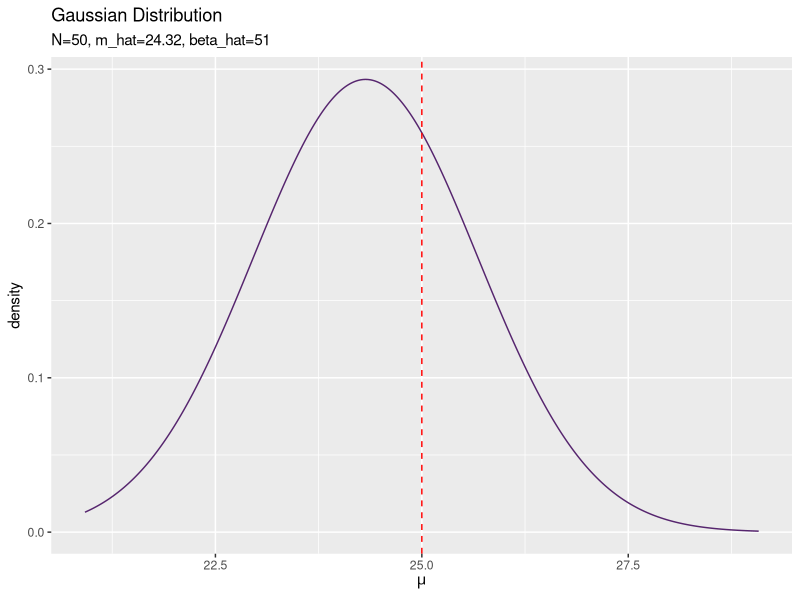
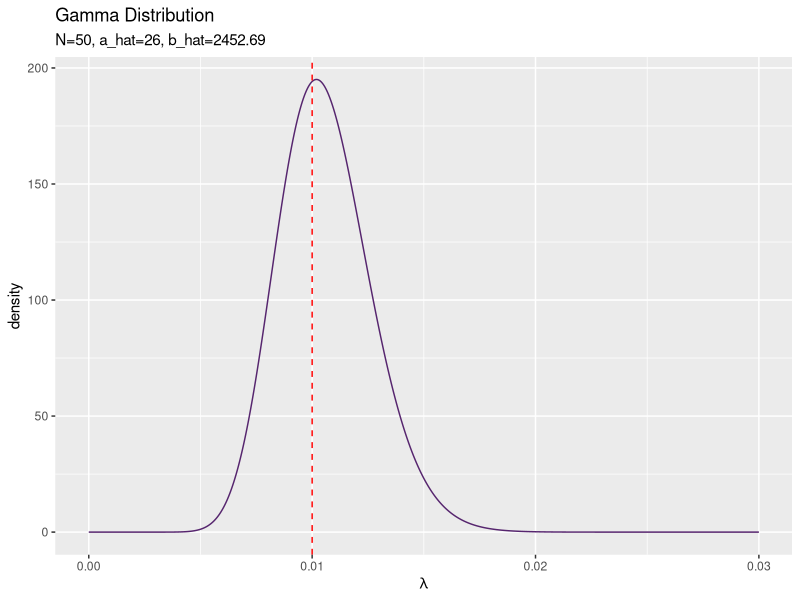
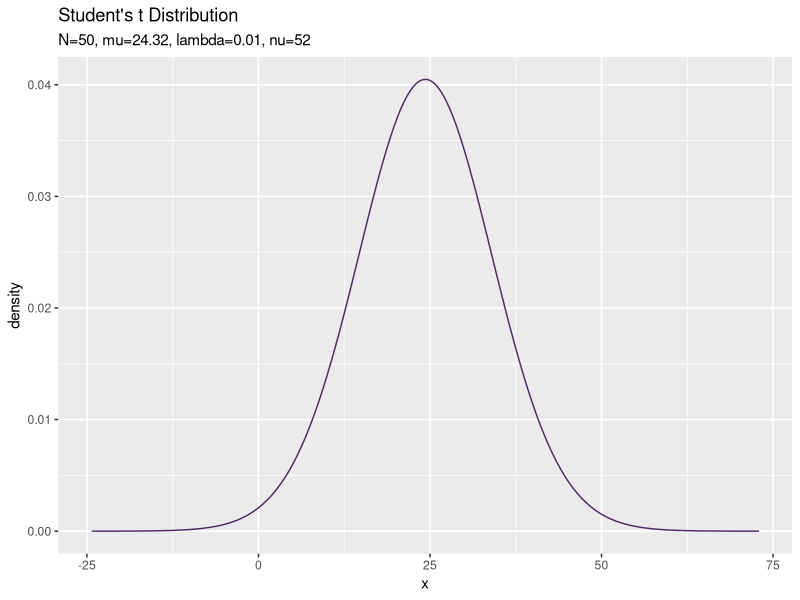

The R script that drew these images, in order: (Note: this script raises an error after producing the figures.)

# 3.3.3 1次元ガウス分布の平均と精度の推定 --------------------------------------------------------------

# 3.3.3. 事後分布 --------------------------------------------------------------


# 利用パッケージ
library(tidyverse)


## パラメータの初期値を設定
# 観測モデルのパラメータ
mu_truth <- 25
lambda_truth <- 0.01

# 平均muの事前分布のパラメータ
m <- 20
beta <- 1

# 精度lambdaの事前分布のパラメータ
a <- 1
b <- 1

# 試行回数
N <- 50


# ガウス分布に従うデータを生成
x_n <- rnorm(n = N, mean = mu_truth, sd = sqrt(lambda_truth^(-1)))

# 観測データを確認
summary(x_n)


# 事後分布のパラメータを計算
beta_hat <- N + beta
m_hat <- (sum(x_n) + beta * m) / beta_hat
a_hat <- N / 2 + a
b_hat <- (sum(x_n^2) + beta * m^2 - beta_hat * m_hat^2) / 2 + b
lambda_bar <- a_hat / b_hat


# muの事後分布を計算
posterior_mu_df <- tibble(
  mu = seq(
    mu_truth - 3 * sqrt((beta_hat * lambda_bar)^(-1)), 
    mu_truth + 3 * sqrt((beta_hat * lambda_bar)^(-1)), 
    by = 0.01
  ),  # 作図用の値
  density = dnorm(mu, mean = m_hat, sd = sqrt((beta_hat * lambda_bar)^(-1))) # 確率密度
)

# 作図
ggplot(posterior_mu_df, aes(mu, density)) + 
  geom_line(color = "#56256E") + # 折れ線グラフ
  geom_vline(aes(xintercept = mu_truth), 
             color = "red", linetype = "dashed") + # 垂直線
  labs(title = "Gaussian Distribution", 
       subtitle = paste0("N=", N, ", m_hat=", round(m_hat, 2), ", beta_hat=", beta_hat), 
       x = expression(mu)) # ラベル


# lambdaの事後分布を計算
posterior_lambda_df <- tibble(
  lambda = seq(0, 3 * lambda_truth, by = 0.00001),  # 作図用の値
  C_G = a_hat * log(b_hat) - lgamma(a_hat),  # 正規化項(対数)
  density = exp(C_G + (a_hat - 1) * log(lambda) - b_hat * lambda) # 確率密度
)

# 作図
ggplot(posterior_lambda_df, aes(lambda, density)) + 
  geom_line(color = "#56256E") + # 折れ線グラフ
  geom_vline(aes(xintercept = lambda_truth), 
             color = "red", linetype = "dashed") + # 垂直線
  labs(title = "Gamma Distribution", 
       subtitle = paste0("N=", N, ", a_hat=", a_hat, ", b_hat=", round(b_hat, 2)), 
       x = expression(lambda)) # ラベル


# 3.3.3 予測分布 --------------------------------------------------------------


# 予測分布のパラメータを計算
mu_s_hat <- m_hat
lambda_s_hat <- beta_hat * a_hat / (1 + beta_hat) / b_hat
nu_s_hat <- 2 * a_hat

#mu_s_hat <- (sum(x_n) + beta * m) / (N + beta)
#tmp_lambda_numer <- (N + beta) * (N / 2 + a)
#tmp_lambda_denom <- (N + 1 + beta) * ((sum(x_n^2) + beta * m^2 - beta_hat * m_hat^2) / 2 + b)
#lambda_s_hat <- tmp_lambda_numer / tmp_lambda_denom
#nu_s_hat <- N + 2 * a

# 予測分布を計算
predict_df <- tibble(
  x = seq(-mu_s_hat, 3 * mu_s_hat, by = 0.001),  # 作図用の値
  C_St = lgamma((nu_s_hat + 1) / 2) - lgamma(nu_s_hat / 2),  # 正規化項(対数)
  term1 = log(lambda_s_hat / pi / nu_s_hat) / 2, 
  term2 = - (nu_s_hat + 1) / 2 * log(1 + lambda_s_hat / nu_s_hat * (x - mu_s_hat)^2), 
  density = exp(C_St + term1 + term2) # 確率密度
)


# 作図
ggplot(predict_df, aes(x, density)) + 
  geom_line(color = "#56256E") + # 折れ線グラフ
  labs(title = "Student's t Distribution", 
       subtitle = paste0("N=", N, ", mu=", round(mu_s_hat, 2), ", lambda=", round(lambda_s_hat, 2), ", nu=", nu_s_hat)) # ラベル



# 3.3.3. gif --------------------------------------------------------------


# 利用パッケージ
library(tidyverse)
library(gganimate)


## パラメータの初期値を設定
# 観測モデルのパラメータ
mu_truth <- 25
lambda_truth <- 0.01

# 平均muの事前分布のパラメータ
m <- 20
beta <- 1

# 精度lambdaの事前分布のパラメータ
a <- 1
b <- 1
lambda_bar <- a / b

# 試行回数
N <- 50


# muの事前分布を計算
posterior_mu_df <- tibble(
  mu = seq(
    mu_truth - 2 * sqrt(lambda_truth^(-1)), 
    mu_truth + 2 * sqrt(lambda_truth^(-1)), 
    by = 0.01
  ),  # 作図用の値
  density = dnorm(mu, mean = m, sd = sqrt(beta * lambda_bar)^(-1)), # 確率密度
  N = 0 # 試行回数
)


# lambdaの事前分布を計算
posterior_lambda_df <- tibble(
  lambda = seq(0, 4 * lambda_truth, by = 0.00001),  # 作図用の値
  C_G = a * log(b) - lgamma(a),  # 正規化項(対数)
  density = exp(C_G + (a - 1) * log(lambda) - b * lambda), # 確率密度
  N = 0 # 試行回数
)


# 初期値による予測分布のパラメータを計算
mu_s <- m
lambda_s <- beta * a / (1 + beta) / b
nu_s <- 2 * a

# 初期値による予測分布を計算
predict_df <- tibble(
  x = seq(-mu_truth, 3 * mu_truth, by = 0.001),  # 作図用の値
  C_St = lgamma((nu_s + 1) / 2) - lgamma(nu_s / 2),  # 正規化項(対数)
  term1 = log(lambda_s / pi / nu_s) / 2, 
  term2 = - (nu_s + 1) / 2 * log(1 + lambda_s / nu_s * (x - mu_s)^2), 
  density = exp(C_St + term1 + term2), # 確率密度
  N = 0 # 試行回数
)


# パラメータを推定
x_n <- rep(0, N)
for(n in 1:N){
  
  # ガウス分布に従うデータを生成
  x_n[n] <- rnorm(n = 1, mean = mu_truth, sd = sqrt(lambda_truth^(-1)))
  
  # パラメータを更新
  beta_old <- beta
  beta <- 1 + beta
  m_old <- m
  m <- (x_n[n] + beta_old * m) / beta
  a <- 1 / 2 + a
  b <- (x_n[n]^2 + beta_old * m_old^2 - beta * m^2) / 2 + b
  lambda_bar <- a / b
  
  
  # muの事後分布を計算
  tmp_posterior_mu_df <- tibble(
    mu = seq(
      mu_truth - 2 * sqrt(lambda_truth^(-1)), 
      mu_truth + 2 * sqrt(lambda_truth^(-1)), 
      by = 0.01
    ),  # 作図用のmu
    density = dnorm(mu, mean = m, sd = sqrt(beta * lambda_bar)^(-1)), # 確率密度
    N = n # 試行回数
  )
  
  # lambdaの事後分布を計算
  tmp_posterior_lambda_df <- tibble(
    lambda = seq(0, 4 * lambda_truth, by = 0.00001),  # 作図用の値
    C_G = a * log(b) - lgamma(a),  # 正規化項(対数)
    density = exp(C_G + (a - 1) * log(lambda) - b * lambda), # 確率密度
    N = n # 試行回数
  )
  
  
  # 予測分布のパラメータを更新
  mu_s <- m
  lambda_s <- beta * a / (1 + beta) / b
  nu_s <- 2 * a
  
  # 予測分布を計算
  tmp_predict_df <- tibble(
    x = seq(-mu_truth, 3 * mu_truth, by = 0.001),  # 作図用の値
    C_St = lgamma((nu_s + 1) / 2) - lgamma(nu_s / 2),  # 正規化項(対数)
    term1 = log(lambda_s / pi / nu_s) / 2, 
    term2 = - (nu_s + 1) / 2 * log(1 + lambda_s / nu_s * (x - mu_s)^2), 
    density = exp(C_St + term1 + term2), # 確率密度
    N = n # 試行回数
  )
  
  # 推定結果を結合
  posterior_mu_df <- rbind(posterior_mu_df, tmp_posterior_mu_df)
  posterior_lambda_df <- rbind(posterior_lambda_df, tmp_posterior_lambda_df)
  predict_df <- rbind(predict_df, tmp_predict_df)
}

# 観測データを確認
summary(x_n)


## muの事後分布
# 作図
posterior_mu_graph <- ggplot(posterior_mu_df, aes(mu, density)) + 
  geom_line(color = "#56256E") + # 折れ線グラフ
  geom_vline(aes(xintercept = mu_truth), 
             color = "red", linetype = "dashed") + # 垂直線
  transition_manual(N) + # フレーム
  labs(title = "Gaussian Distribution", 
       subtitle = "N= {current_frame}", 
       x = expression(mu)) # ラベル

# 描画
animate(posterior_mu_graph)


## lambdaの事後分布
# 作図
posterior_lambda_graph <- ggplot(posterior_lambda_df, aes(lambda, density)) + 
  geom_line(color = "#56256E") + # 折れ線グラフ
  geom_vline(aes(xintercept = lambda_truth), 
             color = "red", linetype = "dashed") + # 垂直線
  transition_manual(N) + # フレーム
  labs(title = "Gamma Distribution", 
       subtitle = "N= {current_frame}", 
       x = expression(lambda)) # ラベル

# 描画
animate(posterior_lambda_graph)


## 予測分布
# 作図
predict_graph <- ggplot(predict_df, aes(x, density)) + 
  geom_line(color = "#56256E") + # 折れ線グラフ
  transition_manual(N) + # フレーム
  labs(title = "Student's t Distribution", 
       subtitle = "N= {current_frame}") # ラベル


# 描画
animate(predict_graph)
